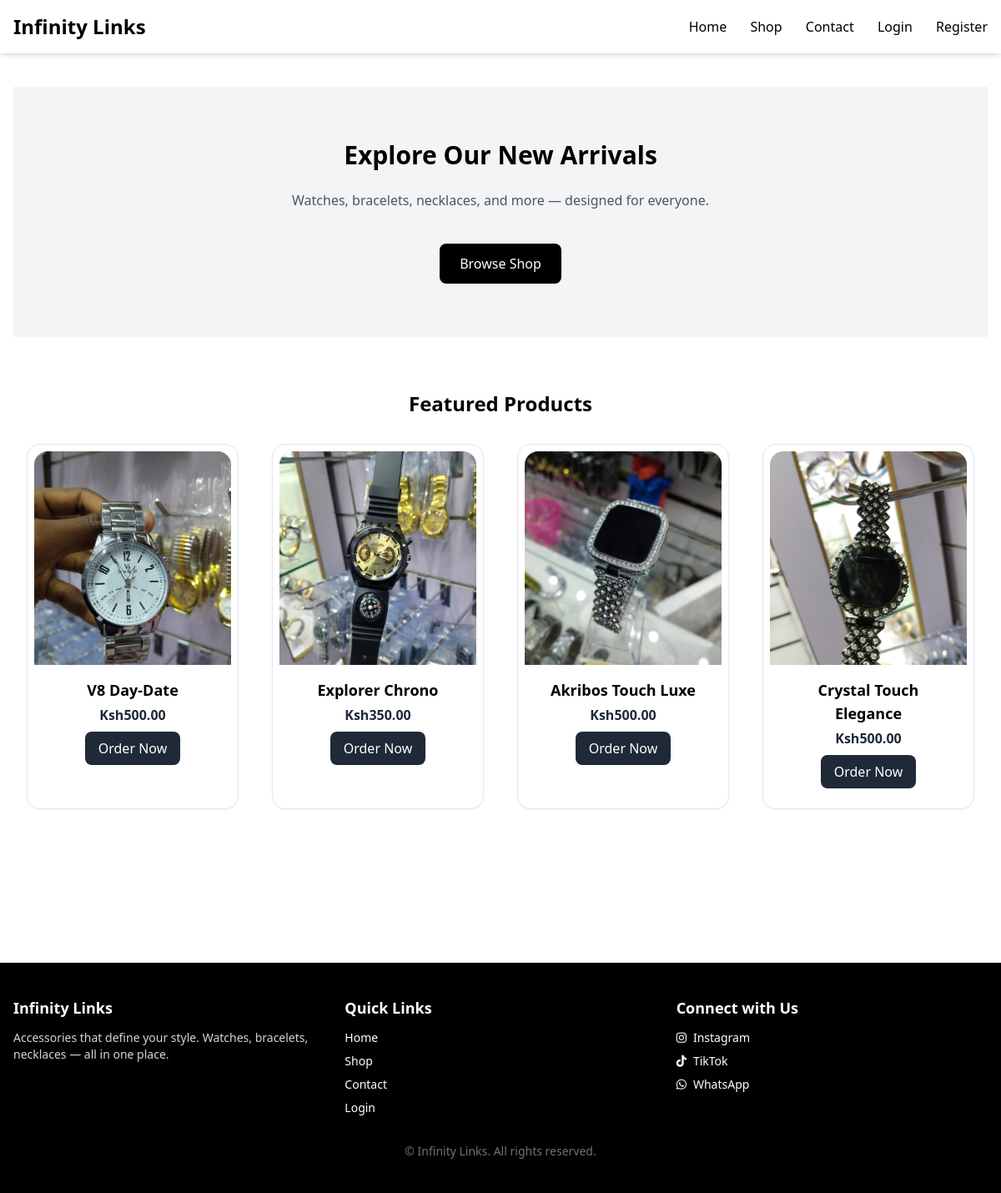
The page / on the database its author committed.
### core/models.py (models this page shows, shortened)
class Product(models.Model):
    name = models.CharField(max_length=100)
    description = models.TextField()
    price = models.DecimalField(max_digits=8, decimal_places=2)
    category = models.CharField(max_length=20, choices=CATEGORY_CHOICES)
    image = models.ImageField(upload_to='products/')

### core/views.py (the view)
# urls.py: path('', views.home, name='home'),
def home(request):
    featured_products = Product.objects.all()[:4]
    return render(request, 'core/home.html', {'featured_products': featured_products})

### core/templates/core/home.html (shortened to what this page needs)
{% extends "core/base.html" %}
{% load static %}
{% block content %}
<section class="bg-gray-100 py-16">
  <div class="max-w-7xl mx-auto px-4 text-center">
    <h2 class="text-3xl font-bold mb-6">Explore Our New Arrivals</h2>
    <p class="text-gray-600 mb-10">Watches, bracelets, necklaces, and more — designed for everyone.</p>
    <a href="/shop" class="inline-block bg-black text-white px-6 py-3 rounded-lg hover:bg-gray-900 transition">
      Browse Shop
    </a>
  </div>
</section>
<section class="py-16">
  <div class="max-w-7xl mx-auto px-4">
    <h3 class="text-2xl font-bold mb-8 text-center">Featured Products</h3>
    <div class="grid grid-cols-1 sm:grid-cols-2 md:grid-cols-3 lg:grid-cols-4 gap-10">
      {% for product in featured_products %}
        <div class="relative bg-white rounded-2xl shadow-sm hover:shadow-lg transition duration-300 flex flex-col items-center text-center border border-gray-200 p-2 overflow-hidden group">
          <div class="relative w-full h-64">
            <img src="{{ product.image.url }}" alt="{{ product.name }}" class="w-full h-full object-cover rounded-t-2xl">
          </div>
          <div class="p-4 w-full">
            <h4 class="text-lg font-bold mb-1">{{ product.name }}</h4>
            <p class="text-gray-800 font-semibold mb-2">Ksh{{ product.price }}</p>
            <a href="https://wa.me/254768810610?text=Hello Infinity Links, I'd like to order {{ product.name }}" target="_blank"
              class="inline-block bg-gray-800 text-white px-4 py-2 rounded-lg hover:bg-black transition">
              Order Now
            </a>
          </div>
        </div>
      {% endfor %}
    </div>
  </div>
</section>
{% endblock %}

### rows shown on the page
Product: image (picture), name "V8 Day-Date", price "500.00"
Product: image (picture), name "Explorer Chrono", price "350.00"
Product: image (picture), name "Akribos Touch Luxe", price "500.00"
Product: image (picture), name "Crystal Touch Elegance", price "500.00"
